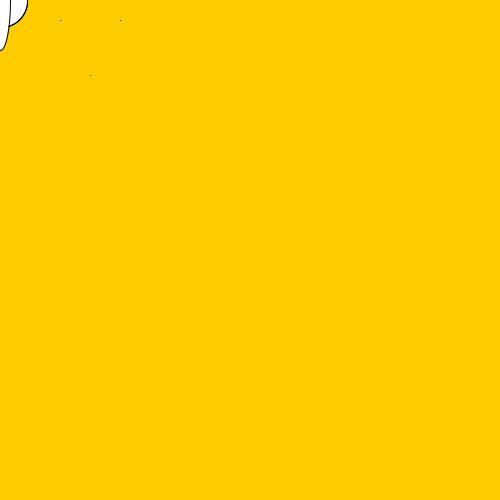
Frame 1 (no input)
Frame 60 (the mouse pressed at the canvas centre just before this capture): identical to frame 1, image omitted
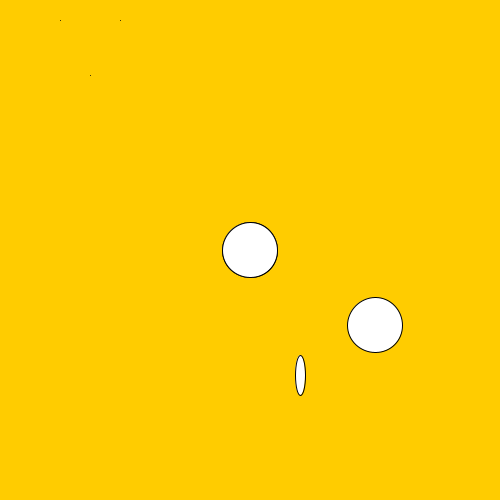
Frame 120 (the mouse held since frame 60 and released just before this capture)

The Processing sketch that drew these frames (run headless with seeded random() and noise(); from frame 60 on, the mouse is pressed at the canvas centre):

// Processing sketch: processing_131946
// ── processing_131946.pde

void setup(){
  size(500, 500);
}

void draw(){
  background(255, 204, 0);

ellipse(mouseX, mouseY, 55, 55);

ellipse(mouseX*1.5, mouseY*1.3, 55, 55);

ellipse(mouseX*4, mouseY*4, 55, 55);

point(60, 20); ellipse(mouseX, mouseY, 55, 55);

point(120, 20); ellipse(mouseX*1.2, mouseY*1.5, 10, 40);

point(90, 75); ellipse(mouseX*2, mouseY*4, 20, 100);
}
